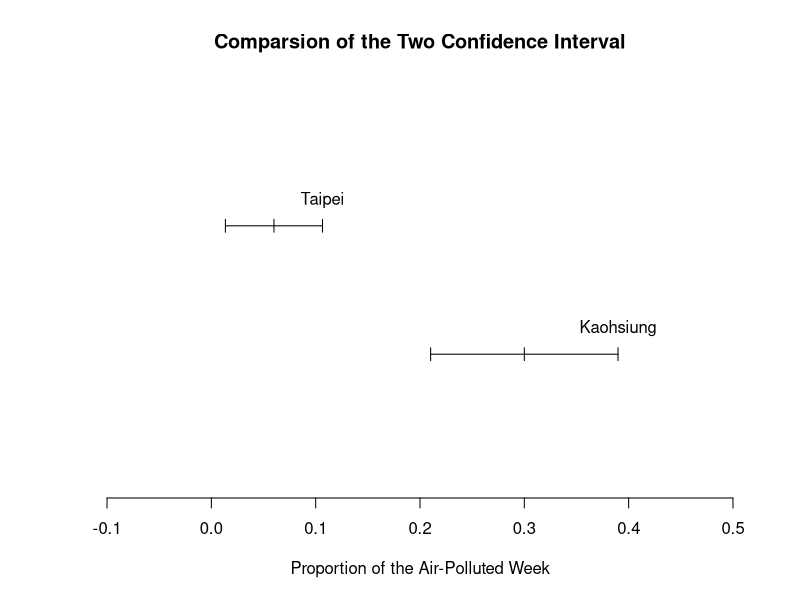

Write R code to recreate this figure.
## ---- chunk 1
p <- 0.12;n <- 400
se <- sqrt(p*(1-p)/n);se
pLeft <- pnorm(0.09, mean = p, sd = se);pLeft
prop <- (0.5 - pLeft)*2;prop#計算0.09~p~0.15的累積機率
## ---- chunk 2
p <- 0.62;n <- 400; alpha <- 0.05
se <- sqrt(p*(1-p)/n);se
pnorm(0.645, mean = p, sd = se, lower.tail = F)
## ---- chunk 3
n*p;n*(1-p)
## ---- chunk 4
p_hat <- 0.645
z_value = (p_hat - p)/se;z_value
## ---- chunk 5
p_value = pnorm(z_value, lower.tail = F);p_value#單尾假說檢定
## ---- chunk 6
z_thres <- qnorm(0.95);z_thres
n_thres = z_thres^2 * p * (1-p) / (p_hat - p)^2;n_thres
## ---- chunk 7
p1 <- 6/100;n1 = 100#台北
p2 <- 30/100;n2 = 100#高雄
## ---- chunk 8
n1*p1;n1*(1-p1)
n2*p2;n2*(1-p2)
## ---- chunk 9
p_hat <- (n1*p1 + n2*p2)/(n1 + n2);p_hat
se = sqrt(p_hat*(1-p_hat)/n1 + p_hat*(1-p_hat)/n2);se
z_value = ((p1 -p2) - 0)/se;z_value
## ---- chunk 10
p_value <- pnorm(abs(z_value), lower.tail = F)*2;p_value#雙尾假說檢定
## ---- chunk 11
se1 <- sqrt(p1*(1-p1)/n1);se1
se2 <- sqrt(p2*(1-p2)/n2);se2
z <- qnorm(0.975);z#雙尾檢定

#計算信賴區間
up1 <- p1 + z*se1;up1
low1 <- p1 - z*se1;low1
up2 <- p2 + z*se2;up2
low2 <- p2 - z*se2;low2

#畫圖
plot(c(0,3),type='n',xlim=c(-0.1,0.5),
     xlab='Proportion of the Air-Polluted Week',ylab='',axes=F,
     main='Comparsion of the Two Confidence Interval')

lines(c(low1, up1),c(2,2))
text(up1,2.2,labels='Taipei')
lines(c(low1, low1),c(1.95,2.05))
lines(c(p1, p1),c(1.95,2.05))
lines(c(up1, up1),c(1.95,2.05))

lines(c(low2, up2),c(1,1))
text(up2,1.2,labels='Kaohsiung')
lines(c(low2, low2),c(0.95,1.05))
lines(c(p2, p2),c(0.95,1.05))
lines(c(up2, up2),c(0.95,1.05))

axis(1)


